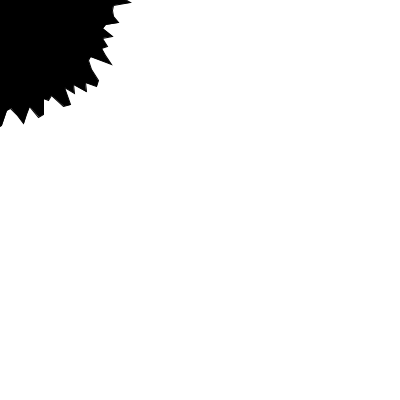
Frame 1 (no input)
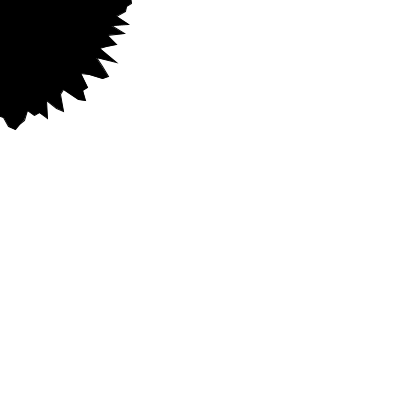
Frame 60 (the mouse pressed at the canvas centre just before this capture)
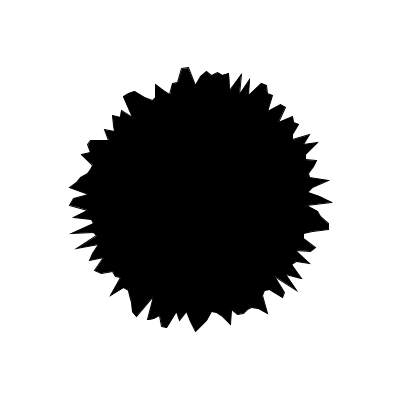
Frame 120 (the mouse held since frame 60 and released just before this capture)

The Processing sketch that drew these frames (run headless with seeded random() and noise(); from frame 60 on, the mouse is pressed at the canvas centre):

// Processing sketch: FirstMonster
// ── FirstMonster.pde
Monster monster;
PVector axis = new PVector(10, 0);

void setup()
{
  size(400, 400);
  monster = new Monster();
}

void draw()
{
  background(255);
  monster.update();
  monster.display();
}

void mousePressed()
{
//  startX = mouseX; startY = mouseY;
}

void mouseReleased()
{
//  float radius = sqrt(sq(startX - mouseX) + sq(startY - mouseY));
//  Spherize(startX, startY, int(radius));
}

class Monster
{
  int posX, posY;
  float radiusMin, radiusMax;
  float angleIncrementMin, angleIncrementMax;

  Monster()
  {
    posX = width / 2;
    posY = height / 2;
    radiusMax = width / 3;
    radiusMin = radiusMax * 0.80;
//~     angleIncrementMin = PI/877;
//~     angleIncrementMax = PI/617;
    angleIncrementMin = PI/87;
    angleIncrementMax = PI/61;
  }

  void update()
  {
    posX = mouseX;
    posY = mouseY;
  }

  void display()
  {
    fill(0);
    float angle = 0;
    pushMatrix();
    translate(posX, posY);
    beginShape();
    do
    {
      angle += random(angleIncrementMin, angleIncrementMax);
      float radius = random(radiusMin, radiusMax);
      float x = radius * cos(angle);
      float y = radius * sin(angle);
      vertex(x, y);
    } while (angle < TWO_PI);
    endShape(CLOSE);
    popMatrix();
  }
}
